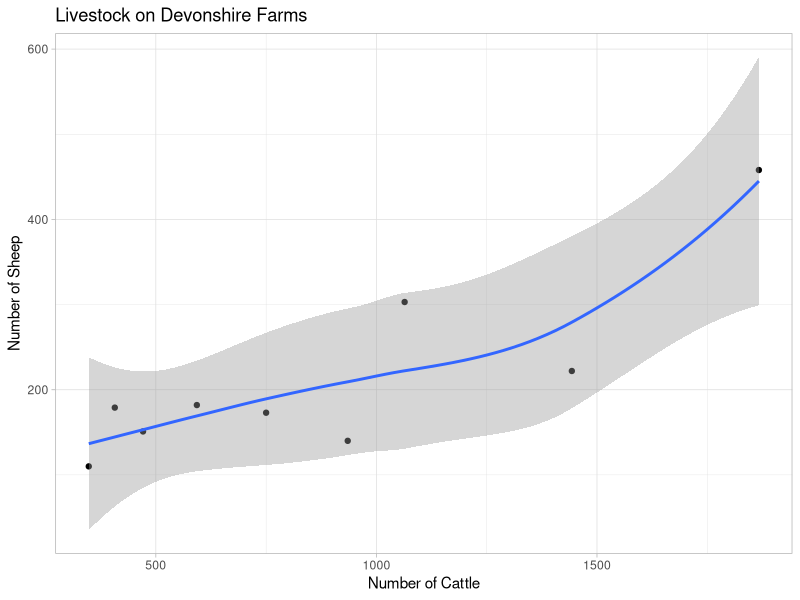
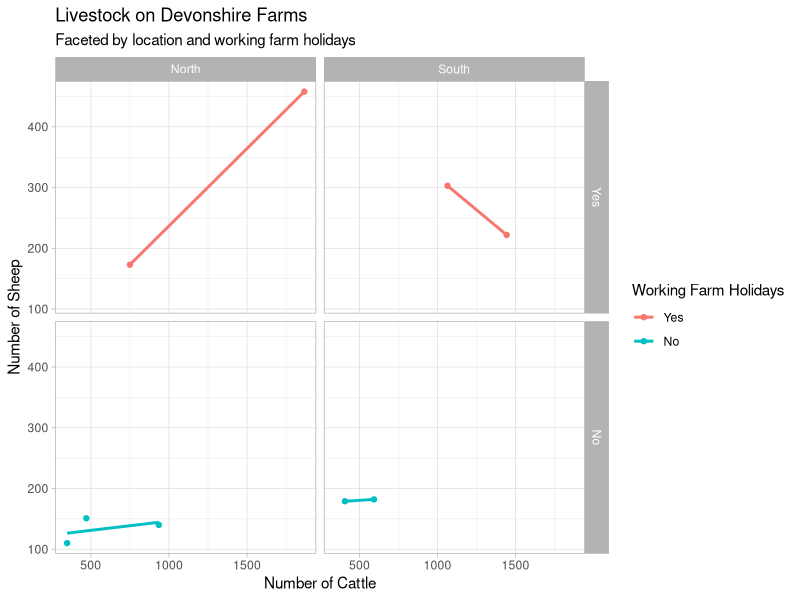
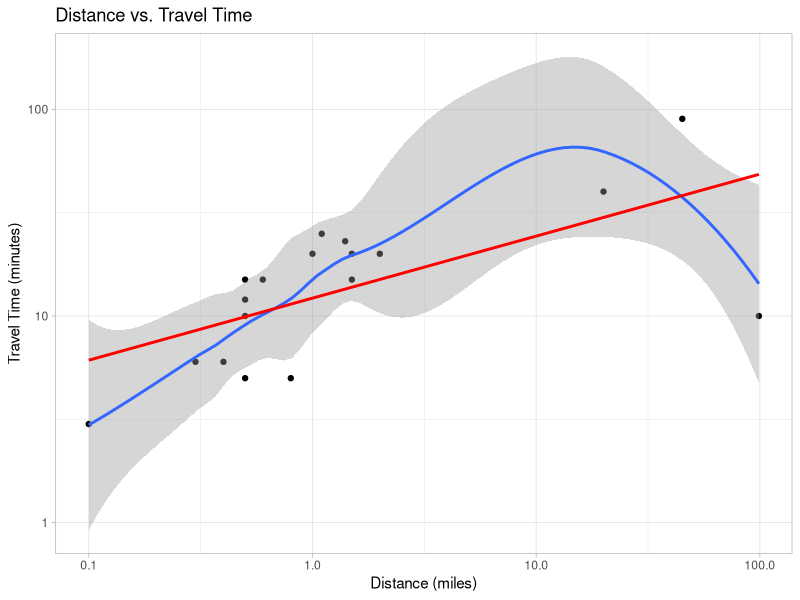
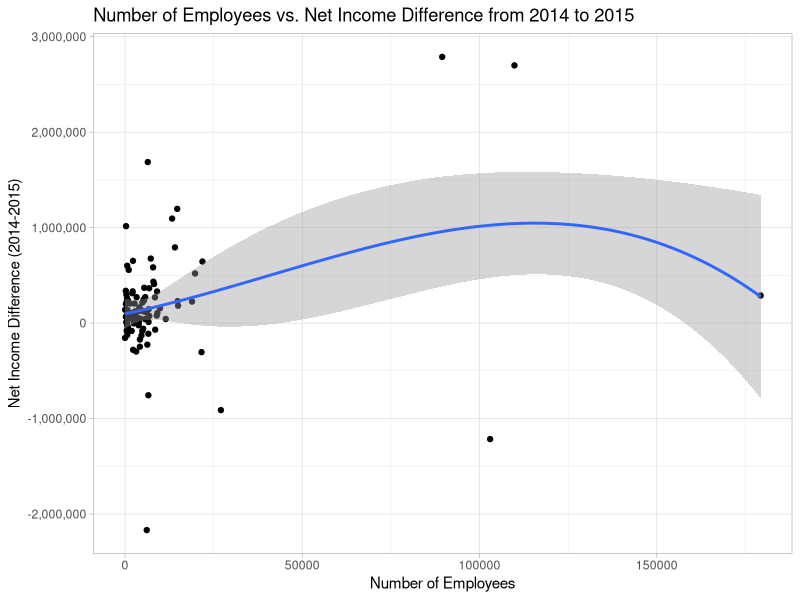
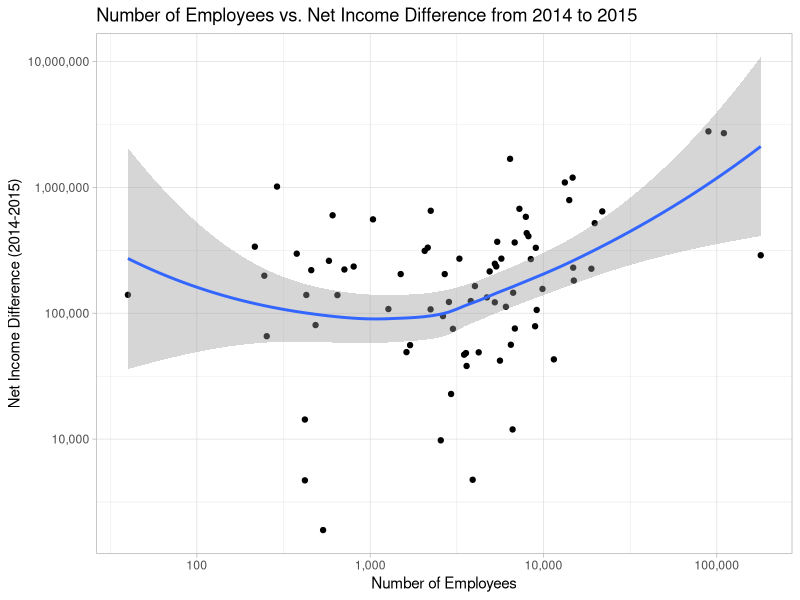
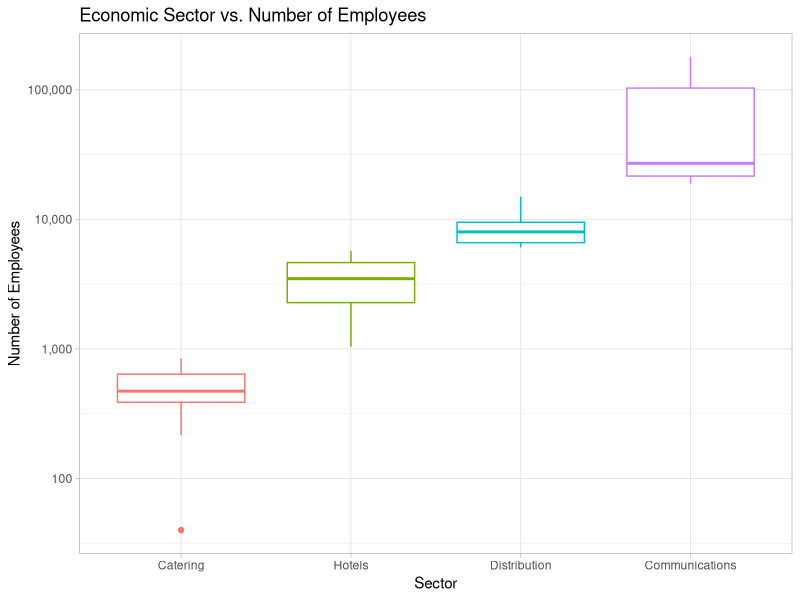
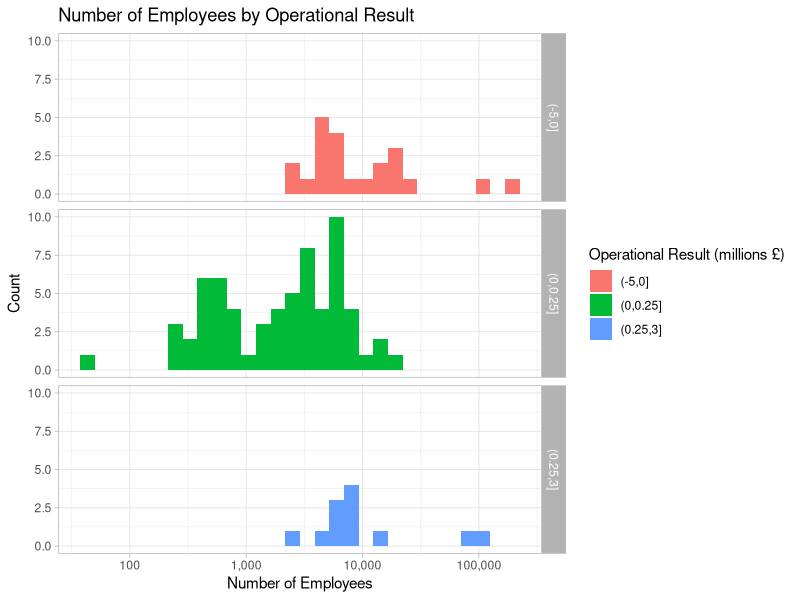
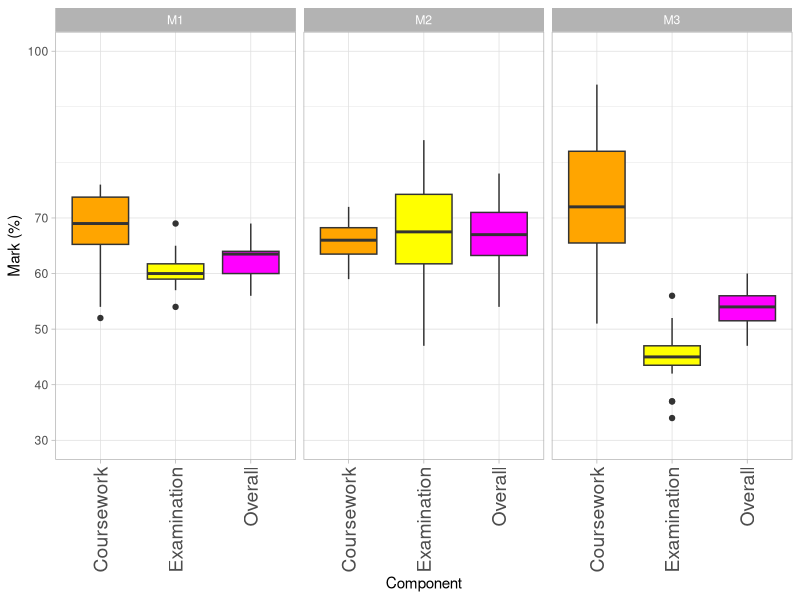

Generate these figures, in order, with R:
## ---- chunk 1
knitr::opts_chunk$set(echo = TRUE)
library(dplyr)
library(readr)
library(ggplot2)
library(readxl)
library(scales)
library(tidyr)
## ---- chunk 2
cattle <- c(348, 407, 1064, 750, 593, 1867, 471, 935, 1443)
sheep <- c(110, 179, 303, 173, 182, 458, 151, 140, 222)
location <- c('North', 'South', 'South', 'North', 'South', 'North', 'North',
              'North', 'South')
holidays <- c('No', 'No', 'Yes', 'Yes', 'No', 'Yes', 'No', 'No', 'Yes')
## ---- chunk 3
location_f <- factor(location, levels = c('North', 'East', 'South', 'West'))
holidays_f <- factor(holidays, levels = c('Yes', 'No'))

farms_df <- data.frame(cattle, sheep, location_f, holidays_f) %>%
  rename(location = location_f, holidays = holidays_f)

head(farms_df)
## ---- chunk 4
ggplot(farms_df, aes(x = cattle, y = sheep)) +
  theme_light() + geom_point() + geom_smooth(span = 1) +
  labs(x = "Number of Cattle", y = "Number of Sheep",
       title = "Livestock on Devonshire Farms")
## ---- chunk 5
ggplot(farms_df, aes(x = cattle, y = sheep, colour = holidays)) +
  theme_light() + geom_point() + geom_smooth(method = 'lm', se = F) +
  facet_grid(holidays ~ location) +
  labs(x = "Number of Cattle", y = "Number of Sheep",
       colour = "Working Farm Holidays",
       title = "Livestock on Devonshire Farms",
       subtitle = "Faceted by location and working farm holidays")
## ---- chunk 6
q_data <- read_csv('../data/MATH513_Questionnaire_Data.csv')
head(q_data)
## ---- chunk 7
q_data %>%
  select(Travel_time, Distance) %>%
  head()
## ---- chunk 8
ggplot(q_data, aes(x = Distance, y = Travel_time)) +
  theme_light() +
  geom_point() + geom_smooth() + geom_smooth(method = 'lm', se = F, colour = 'red') +
  scale_x_log10() + scale_y_log10() +
  labs(x = "Distance (miles)", y = "Travel Time (minutes)",
       title = "Distance vs. Travel Time")
## ---- chunk 9
c_data <- read_excel('../data/companies.xlsx')
head(c_data)
## ---- chunk 10
c_data <- c_data %>%
  mutate(net_income_diff = net_income_2015 - net_income_2014)

head(c_data$net_income_diff)
## ---- chunk 11
ggplot(c_data, aes(x = n_empl, y = net_income_diff)) +
  theme_light() + geom_point() + geom_smooth(span = 1) +
  scale_y_continuous(label = comma) +
  labs(x = "Number of Employees", y = "Net Income Difference (2014-2015)",
       title = "Number of Employees vs. Net Income Difference from 2014 to 2015")
## ---- chunk 12
filter(c_data, n_empl > 0 & net_income_diff > 0) %>%
  ggplot(aes(x = n_empl, y = net_income_diff)) +
    theme_light() + geom_point() + geom_smooth(span = 1) +
    scale_x_log10(label = comma) + scale_y_log10(label = comma) +
    labs(x = "Number of Employees", y = "Net Income Difference (2014-2015)",
         title = "Number of Employees vs. Net Income Difference from 2014 to 2015")
## ---- chunk 13
c_data <- c_data %>%
  mutate(sector_new = factor(sector, levels = 1:4,
                             labels = c('Catering', 'Hotels', 'Distribution',
                                        'Communications')))

head(c_data$sector_new)
## ---- chunk 14
ggplot(c_data, aes(x = sector_new, y = n_empl, colour = sector_new)) +
  theme_light() + geom_boxplot() +
  scale_y_log10(label = comma) +
  labs(x = "Sector", y = "Number of Employees",
       title = "Economic Sector vs. Number of Employees") +
  theme(legend.position = 'none')
## ---- chunk 15
c_data <- c_data %>%
  mutate(oper_result_millions = oper_result / 1000000)

head(c_data$oper_result_millions)
## ---- chunk 16
c_data <- c_data %>%
  mutate(oper_result_new = cut(x = oper_result_millions, breaks = c(-5, 0, 0.25, 3)))

table(c_data$oper_result_new)
## ---- chunk 17
ggplot(c_data, aes(x = n_empl, fill = oper_result_new)) +
  theme_light() + geom_histogram() +
  scale_x_log10(label = comma) +
  facet_grid(oper_result_new ~ .) +
  labs(x = "Number of Employees", y = "Count", fill = "Operational Result (millions £)",
       title = "Number of Employees by Operational Result")
## ---- chunk 18
m_data <- read_csv('../data/Module_Marks_Invented_Example.csv')
head(m_data)
## ---- chunk 19
m_long <- gather(m_data, 'source', 'marks')
head(m_long)
## ---- chunk 20
m_long_2 <- m_long %>%
  separate(col = source, into = c('module', 'component'), sep = '\\.')
head(m_long_2)
## ---- chunk 21
m_long_3 <- m_long_2 %>%
  mutate(component_f = factor(component, levels = c('C', 'E', 'F'),
                              labels = c('Coursework', 'Examination', 'Overall')))
head(m_long_3$component_f)
## ---- chunk 22
ggplot(m_long_3, aes(x = component_f, y = marks, fill = component_f)) +
  theme_light() + geom_boxplot() + facet_grid(. ~ module) +
  scale_fill_manual(values = c('orange', 'yellow', 'magenta')) +
  scale_y_continuous(breaks = c(30, 40, 50, 60, 70, 100),
                     minor_breaks = c(30, 40, 50, 60, 70, 80, 90, 100),
                     limits = c(30, 100)) +
  labs(x = "Component", y = "Mark (%)") +
  theme(axis.text.x = element_text(size = 14, angle = 90, vjust = 0.5, hjust = 1),
        legend.position = 'none')
